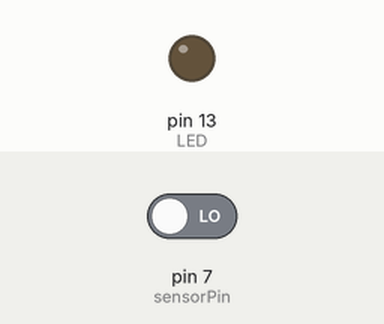
Recording of a sketch running on a simulated Arduino Uno, built with avr-gcc and run on an emulated ATmega328P. Shown: output pins drawn as LEDs (lit = HIGH). Inputs (shaded band) come from the test bench; at power-on: pin 7 (sensorPin) LOW.

Above: at 1.2 s.
1.3 s: pin 7 (sensorPin) driven HIGH
At 2.6 s:
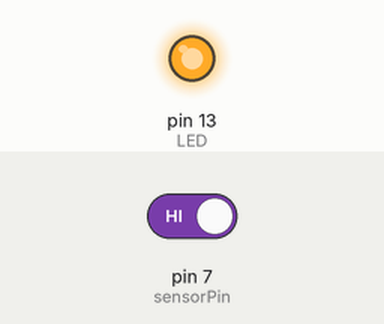
2.9 s: pin 7 (sensorPin) driven LOW
At 4.0 s:
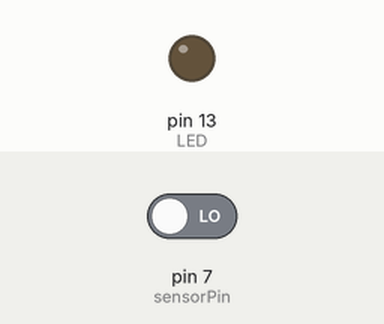
Timing chart, 0 to 5.9 s (numbered marks = the images above; inputs shaded):
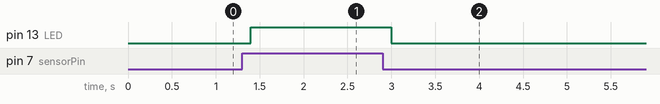

Measured:
- after the input at 1.3 s, pin 13 (LED): LOW → HIGH after 0.10 s
- after the input at 2.9 s, pin 13 (LED): HIGH → LOW after 0.10 s

The sketch:

IR_sensor.ino
```cpp
int LED = 13;
int sensorPin=7;

void setup() {
 pinMode(LED,OUTPUT);
 pinMode(sensorPin,INPUT);


}

void loop() {
  // put your main code here, to run repeatedly:
int value=digitalRead(sensorPin);
if(value==1)
{
  digitalWrite(LED,HIGH);
}
else
{
  digitalWrite(LED,LOW);
}
delay(200);
}
```
